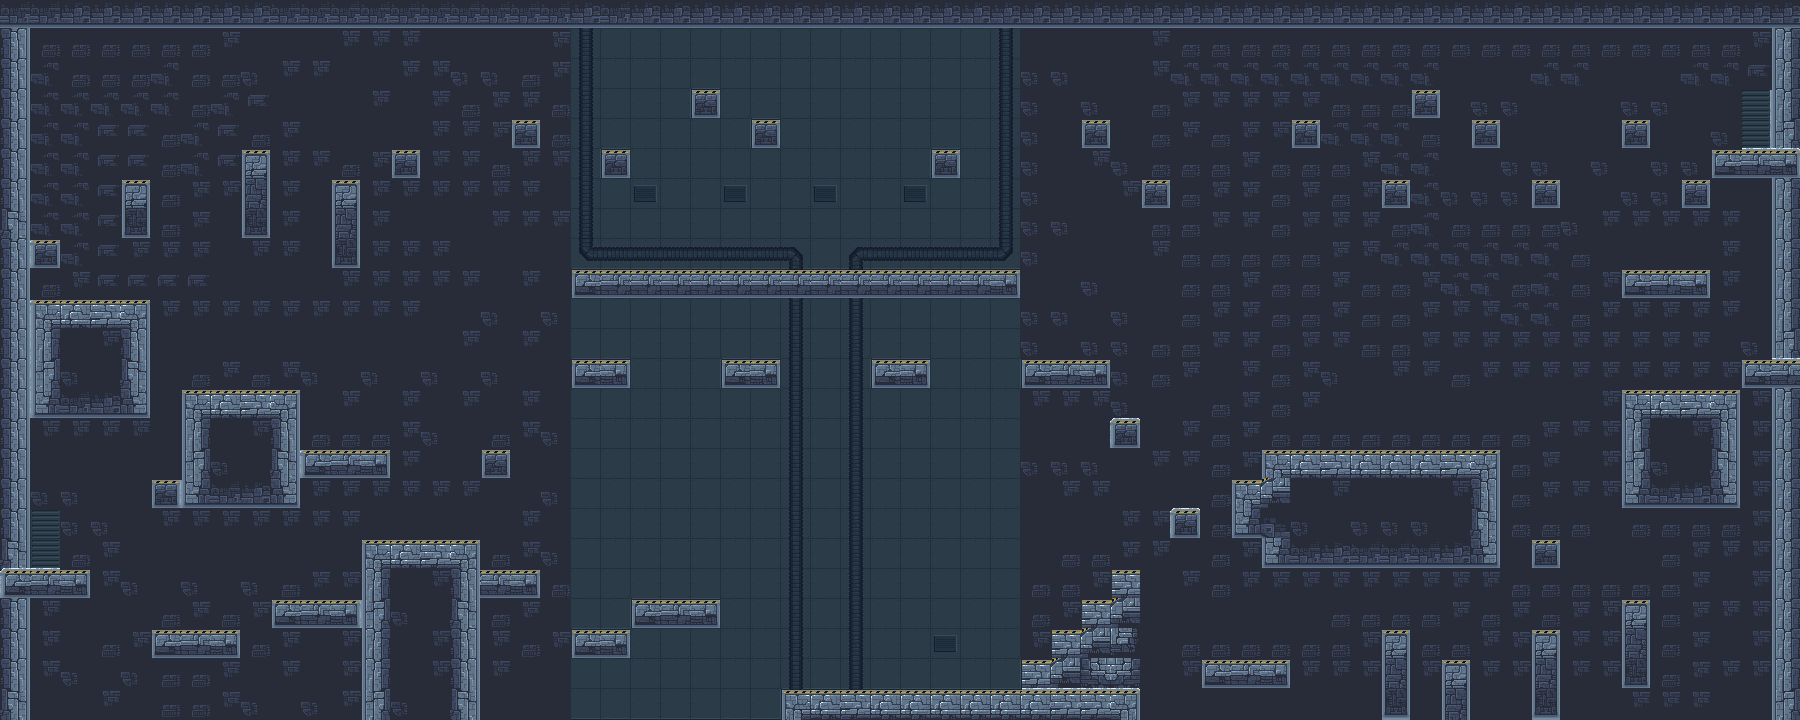

The image is a tile-based game level rendered from a .tmx file. Its description and source (layers, tilesets, objects; grid data summarised) follow:
An orthogonal 60x24 tile map with 30x30 px tiles, 2 tile layers (Calque de Tuiles 1, back) and 60 objects.

<map version="1.10" tiledversion="1.11.0" orientation="orthogonal" renderorder="right-down" width="60" height="24" tilewidth="30" tileheight="30" infinite="0" nextlayerid="4" nextobjectid="68">
 <tileset firstgid="1" source="level_tileset.tsx" />
 <layer id="1" name="Calque de Tuiles 1" width="60" height="24">
  <data>[1440 cells, 327 non-empty, 29 distinct tile ids]</data>
 </layer>
 <objectgroup id="2" name="ground">
  <object id="1" x="30" y="300" width="120" height="120" />
  <object id="2" x="180" y="390" width="120" height="120" />
  <object id="3" x="150" y="480" width="30" height="30" />
  <object id="4" x="0" y="570" width="90" height="30" />
  <object id="5" x="0" y="240" width="30" height="30" />
  <object id="6" x="120" y="180" width="30" height="60" />
  <object id="7" x="240" y="150" width="30" height="90" />
  <object id="8" x="330" y="180" width="30" height="90" />
  <object id="9" x="390" y="150" width="30" height="30" />
  <object id="10" x="510" y="120" width="30" height="30" />
  <object id="11" x="600" y="150" width="30" height="30" />
  <object id="12" x="570" y="270" width="450" height="30" />
  <object id="13" x="690" y="90" width="30" height="30" />
  <object id="15" x="750" y="120" width="30" height="30" />
  <object id="17" x="930" y="150" width="30" height="30" />
  <object id="18" x="1080" y="120" width="30" height="30" />
  <object id="20" x="1140" y="180" width="30" height="30" />
  <object id="21" x="1290" y="120" width="30" height="30" />
  <object id="22" x="1410" y="90" width="30" height="30" />
  <object id="24" x="1620" y="120" width="30" height="30" />
  <object id="25" x="1470" y="120" width="30" height="30" />
  <object id="26" x="1380" y="180" width="30" height="30" />
  <object id="27" x="1530" y="180" width="30" height="30" />
  <object id="29" x="1710" y="150" width="90" height="30" />
  <object id="30" x="1740" y="360" width="60" height="30" />
  <object id="31" x="1620" y="390" width="120" height="120" />
  <object id="32" x="1260" y="450" width="240" height="120" />
  <object id="33" x="1530" y="540" width="30" height="30" />
  <object id="34" x="1620" y="600" width="30" height="90" />
  <object id="35" x="1530" y="630" width="30" height="90" />
  <object id="36" x="1440" y="660" width="30" height="60" />
  <object id="37" x="1380" y="630" width="30" height="90" />
  <object id="38" x="1200" y="660" width="90" height="30" />
  <object id="39" x="1110" y="570" width="30" height="120" />
  <object id="40" x="1080" y="600" width="30" height="90" />
  <object id="41" x="1050" y="630" width="30" height="60" />
  <object id="42" x="1020" y="660" width="30" height="60" />
  <object id="43" x="1050" y="690" width="90" height="30" />
  <object id="44" x="780" y="690" width="240" height="30" />
  <object id="45" x="630" y="600" width="90" height="30" />
  <object id="46" x="570" y="360" width="60" height="30" />
  <object id="47" x="720" y="360" width="60" height="30" />
  <object id="48" x="870" y="360" width="60" height="30" />
  <object id="49" x="1020" y="360" width="90" height="30" />
  <object id="50" x="150" y="630" width="90" height="30" />
  <object id="51" x="270" y="600" width="90" height="30" />
  <object id="52" x="360" y="540" width="120" height="180" />
  <object id="53" x="480" y="570" width="60" height="30" />
  <object id="54" x="570" y="630" width="60" height="30" />
  <object id="56" x="1620" y="270" width="90" height="30" />
  <object id="57" x="1680" y="180" width="30" height="30" />
  <object id="59" x="300" y="450" width="90" height="30" />
  <object id="60" x="480" y="450" width="30" height="30" />
  <object id="61" x="30" y="240" width="30" height="30" />
  <object id="62" x="0" y="0" width="30" height="720" />
  <object id="63" x="30" y="0" width="1770" height="30" />
  <object id="64" x="1770" y="30" width="30" height="690" />
  <object id="65" x="1110" y="420" width="30" height="30" />
  <object id="66" x="1170" y="510" width="30" height="30" />
  <object id="67" x="1230" y="480" width="30" height="60" />
 </objectgroup>
 <layer id="3" name="back" width="60" height="24">
  <data>[1440 cells, 1113 non-empty, 17 distinct tile ids]</data>
 </layer>
</map>
